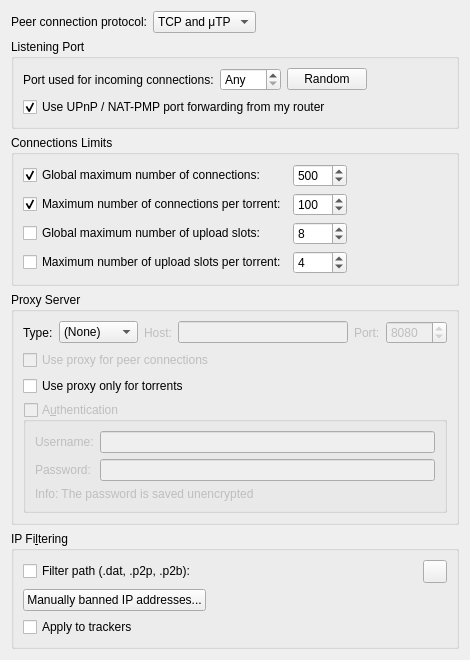
          <widget class="QWidget" name="scrollAreaWidgetContents_3">
           <property name="geometry">
            <rect>
             <x>0</x>
             <y>0</y>
             <width>470</width>
             <height>624</height>
            </rect>
           </property>
           <layout class="QVBoxLayout" name="verticalLayout_20">
            <item>
             <layout class="QHBoxLayout" name="horizontalLayout_12">
              <item>
               <widget class="QLabel" name="label_24">
                <property name="text">
                 <string>Peer connection protocol:</string>
                </property>
               </widget>
              </item>
              <item>
               <widget class="QComboBox" name="comboProtocol">
                <item>
                 <property name="text">
                  <string>TCP and μTP</string>
                 </property>
                </item>
                <item>
                 <property name="text">
                  <string notr="true">TCP</string>
                 </property>
                </item>
                <item>
                 <property name="text">
                  <string notr="true">μTP</string>
                 </property>
                </item>
               </widget>
              </item>
              <item>
               <spacer name="horizontalSpacer_23">
                <property name="orientation">
                 <enum>Qt::Horizontal</enum>
                </property>
                <property name="sizeHint" stdset="0">
                 <size>
                  <width>40</width>
                  <height>20</height>
                 </size>
                </property>
               </spacer>
              </item>
             </layout>
            </item>
            <item>
             <widget class="QGroupBox" name="ListeningPortBox">
              <property name="title">
               <string>Listening Port</string>
              </property>
              <layout class="QVBoxLayout" name="listeningPortLayout">
               <item>
                <layout class="QHBoxLayout" name="listeningPortLayout2">
                 <item>
                  <widget class="QLabel" name="lbl_ports">
                   <property name="text">
                    <string>Port used for incoming connections:</string>
                   </property>
                  </widget>
                 </item>
                 <item>
                  <widget class="QSpinBox" name="spinPort">
                   <property name="toolTip">
                    <string>Set to 0 to let your system pick an unused port</string>
                   </property>
                   <property name="specialValueText">
                    <string>Any</string>
                   </property>
                   <property name="maximum">
                    <number>65535</number>
                   </property>
                  </widget>
                 </item>
                 <item>
                  <widget class="QPushButton" name="randomButton">
                   <property name="text">
                    <string>Random</string>
                   </property>
                  </widget>
                 </item>
                 <item>
                  <spacer name="horizontalSpacer_4">
                   <property name="orientation">
                    <enum>Qt::Horizontal</enum>
                   </property>
                   <property name="sizeHint" stdset="0">
                    <size>
                     <width>40</width>
                     <height>20</height>
                    </size>
                   </property>
                  </spacer>
                 </item>
                </layout>
               </item>
               <item>
                <widget class="QCheckBox" name="checkUPnP">
                 <property name="text">
                  <string>Use UPnP / NAT-PMP port forwarding from my router</string>
                 </property>
                 <property name="checked">
                  <bool>true</bool>
                 </property>
                </widget>
               </item>
              </layout>
             </widget>
            </item>
            <item>
             <widget class="QGroupBox" name="nbConnecBox">
              <property name="title">
               <string>Connections Limits</string>
              </property>
              <layout class="QGridLayout" name="gridLayout">
               <item row="3" column="1">
                <widget class="QSpinBox" name="spinMaxUploadsPerTorrent">
                 <property name="maximum">
                  <number>500</number>
                 </property>
                 <property name="value">
                  <number>4</number>
                 </property>
                </widget>
               </item>
               <item row="1" column="0">
                <widget class="QCheckBox" name="checkMaxConnectionsPerTorrent">
                 <property name="text">
                  <string>Maximum number of connections per torrent:</string>
                 </property>
                 <property name="checked">
                  <bool>true</bool>
                 </property>
                </widget>
               </item>
               <item row="0" column="0">
                <widget class="QCheckBox" name="checkMaxConnections">
                 <property name="text">
                  <string>Global maximum number of connections:</string>
                 </property>
                 <property name="checked">
                  <bool>true</bool>
                 </property>
                </widget>
               </item>
               <item row="0" column="1">
                <widget class="QSpinBox" name="spinMaxConnec">
                 <property name="enabled">
                  <bool>true</bool>
                 </property>
                 <property name="minimum">
                  <number>2</number>
                 </property>
                 <property name="maximum">
                  <number>2000</number>
                 </property>
                 <property name="value">
                  <number>500</number>
                 </property>
                </widget>
               </item>
               <item row="1" column="1">
                <widget class="QSpinBox" name="spinMaxConnecPerTorrent">
                 <property name="minimum">
                  <number>2</number>
                 </property>
                 <property name="maximum">
                  <number>2000</number>
                 </property>
                 <property name="value">
                  <number>100</number>
                 </property>
                </widget>
               </item>
               <item row="3" column="0">
                <widget class="QCheckBox" name="checkMaxUploadsPerTorrent">
                 <property name="text">
                  <string>Maximum number of upload slots per torrent:</string>
                 </property>
                </widget>
               </item>
               <item row="2" column="0">
                <widget class="QCheckBox" name="checkMaxUploads">
                 <property name="text">
                  <string>Global maximum number of upload slots:</string>
                 </property>
                </widget>
               </item>
               <item row="2" column="1">
                <widget class="QSpinBox" name="spinMaxUploads">
                 <property name="maximum">
                  <number>2000</number>
                 </property>
                 <property name="value">
                  <number>8</number>
                 </property>
                </widget>
               </item>
               <item row="0" column="2">
                <spacer name="horizontalSpacer_3">
                 <property name="orientation">
                  <enum>Qt::Horizontal</enum>
                 </property>
                 <property name="sizeHint" stdset="0">
                  <size>
                   <width>40</width>
                   <height>20</height>
                  </size>
                 </property>
                </spacer>
               </item>
              </layout>
             </widget>
            </item>
            <item>
             <widget class="QGroupBox" name="groupProxy">
              <property name="enabled">
               <bool>true</bool>
              </property>
              <property name="title">
               <string>Proxy Server</string>
              </property>
              <layout class="QVBoxLayout" name="verticalLayout_29">
               <item>
                <layout class="QHBoxLayout" name="proxyTypeLayout">
                 <item>
                  <widget class="QLabel" name="ProxyType_lbl">
                   <property name="text">
                    <string>Type:</string>
                   </property>
                  </widget>
                 </item>
                 <item>
                  <widget class="QComboBox" name="comboProxyType">
                   <item>
                    <property name="text">
                     <string>(None)</string>
                    </property>
                   </item>
                   <item>
                    <property name="text">
                     <string>SOCKS4</string>
                    </property>
                   </item>
                   <item>
                    <property name="text">
                     <string>SOCKS5</string>
                    </property>
                   </item>
                   <item>
                    <property name="text">
                     <string>HTTP</string>
                    </property>
                   </item>
                  </widget>
                 </item>
                 <item>
                  <widget class="QLabel" name="lblProxyIP">
                   <property name="enabled">
                    <bool>false</bool>
                   </property>
                   <property name="text">
                    <string>Host:</string>
                   </property>
                  </widget>
                 </item>
                 <item>
                  <widget class="QLineEdit" name="textProxyIP">
                   <property name="enabled">
                    <bool>false</bool>
                   </property>
                  </widget>
                 </item>
                 <item>
                  <widget class="QLabel" name="lblProxyPort">
                   <property name="enabled">
                    <bool>false</bool>
                   </property>
                   <property name="text">
                    <string>Port:</string>
                   </property>
                  </widget>
                 </item>
                 <item>
                  <widget class="QSpinBox" name="spinProxyPort">
                   <property name="enabled">
                    <bool>false</bool>
                   </property>
                   <property name="minimum">
                    <number>1</number>
                   </property>
                   <property name="maximum">
                    <number>65535</number>
                   </property>
                   <property name="value">
                    <number>8080</number>
                   </property>
                  </widget>
                 </item>
                </layout>
               </item>
               <item>
                <widget class="QCheckBox" name="checkProxyPeerConnections">
                 <property name="enabled">
                  <bool>false</bool>
                 </property>
                 <property name="toolTip">
                  <string>Otherwise, the proxy server is only used for tracker connections</string>
                 </property>
                 <property name="text">
                  <string>Use proxy for peer connections</string>
                 </property>
                </widget>
               </item>
               <item>
                <widget class="QCheckBox" name="isProxyOnlyForTorrents">
                 <property name="toolTip">
                  <string>RSS feeds, search engine, software updates or anything else other than torrent transfers and related operations (such as peer exchanges) will use a direct connection</string>
                 </property>
                 <property name="text">
                  <string>Use proxy only for torrents</string>
                 </property>
                 <property name="checked">
                  <bool>false</bool>
                 </property>
                </widget>
               </item>
               <item>
                <widget class="QGroupBox" name="checkProxyAuth">
                 <property name="enabled">
                  <bool>false</bool>
                 </property>
                 <property name="title">
                  <string>A&amp;uthentication</string>
                 </property>
                 <property name="checkable">
                  <bool>true</bool>
                 </property>
                 <property name="checked">
                  <bool>false</bool>
                 </property>
                 <layout class="QVBoxLayout" name="verticalLayout_24">
                  <item>
                   <layout class="QGridLayout" name="gridLayout_12">
                    <item row="0" column="0">
                     <widget class="QLabel" name="lblProxyUsername">
                      <property name="text">
                       <string>Username:</string>
                      </property>
                     </widget>
                    </item>
                    <item row="0" column="1">
                     <widget class="QLineEdit" name="textProxyUsername"/>
                    </item>
                    <item row="1" column="0">
                     <widget class="QLabel" name="lblProxyPassword">
                      <property name="text">
                       <string>Password:</string>
                      </property>
                     </widget>
                    </item>
                    <item row="1" column="1">
                     <widget class="QLineEdit" name="textProxyPassword">
                      <property name="echoMode">
                       <enum>QLineEdit::Password</enum>
                      </property>
                     </widget>
                    </item>
                   </layout>
                  </item>
                  <item>
                   <widget class="QLabel" name="label_23">
                    <property name="text">
                     <string>Info: The password is saved unencrypted</string>
                    </property>
                   </widget>
                  </item>
                 </layout>
                </widget>
               </item>
              </layout>
             </widget>
            </item>
            <item>
             <widget class="QGroupBox" name="groupIPFilter">
              <property name="title">
               <string>IP Fi&amp;ltering</string>
              </property>
              <layout class="QVBoxLayout" name="verticalLayout_17">
               <item>
                <layout class="QHBoxLayout" name="horizontalLayout_11">
                 <item>
                  <widget class="QCheckBox" name="checkIPFilter">
                   <property name="text">
                    <string>Filter path (.dat, .p2p, .p2b):</string>
                   </property>
                  </widget>
                 </item>
                 <item>
                  <widget class="FileSystemPathLineEdit" name="textFilterPath" native="true"/>
                 </item>
                 <item>
                  <widget class="QToolButton" name="IpFilterRefreshBtn">
                   <property name="toolTip">
                    <string>Reload the filter</string>
                   </property>
                  </widget>
                 </item>
                </layout>
               </item>
               <item>
                <widget class="QPushButton" name="banListButton">
                 <property name="sizePolicy">
                  <sizepolicy hsizetype="Fixed" vsizetype="Fixed">
                   <horstretch>0</horstretch>
                   <verstretch>0</verstretch>
                  </sizepolicy>
                 </property>
                 <property name="text">
                  <string>Manually banned IP addresses...</string>
                 </property>
                </widget>
               </item>
               <item>
                <widget class="QCheckBox" name="checkIpFilterTrackers">
                 <property name="text">
                  <string>Apply to trackers</string>
                 </property>
                </widget>
               </item>
              </layout>
             </widget>
            </item>
            <item>
             <spacer name="verticalSpacer_3">
              <property name="orientation">
               <enum>Qt::Vertical</enum>
              </property>
              <property name="sizeHint" stdset="0">
               <size>
                <width>20</width>
                <height>40</height>
               </size>
              </property>
             </spacer>
            </item>
           </layout>
          </widget>
